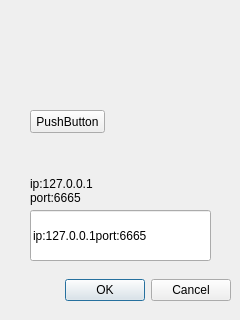
<?xml version="1.0" encoding="UTF-8"?>
<ui version="4.0">
 <class>Dialog</class>
 <widget class="QDialog" name="Dialog">
  <property name="geometry">
   <rect>
    <x>0</x>
    <y>0</y>
    <width>240</width>
    <height>320</height>
   </rect>
  </property>
  <property name="windowTitle">
   <string>Dialog</string>
  </property>
  <widget class="QDialogButtonBox" name="buttonBox">
   <property name="geometry">
    <rect>
     <x>10</x>
     <y>270</y>
     <width>221</width>
     <height>41</height>
    </rect>
   </property>
   <property name="orientation">
    <enum>Qt::Horizontal</enum>
   </property>
   <property name="standardButtons">
    <set>QDialogButtonBox::Cancel|QDialogButtonBox::Ok</set>
   </property>
  </widget>
  <widget class="QPushButton" name="pushButton">
   <property name="geometry">
    <rect>
     <x>30</x>
     <y>110</y>
     <width>75</width>
     <height>23</height>
    </rect>
   </property>
   <property name="text">
    <string>PushButton</string>
   </property>
  </widget>
  <widget class="QLabel" name="label">
   <property name="geometry">
    <rect>
     <x>30</x>
     <y>170</y>
     <width>141</width>
     <height>41</height>
    </rect>
   </property>
   <property name="text">
    <string>ip:127.0.0.1 
port:6665</string>
   </property>
  </widget>
  <widget class="QLineEdit" name="lineEdit">
   <property name="geometry">
    <rect>
     <x>30</x>
     <y>210</y>
     <width>181</width>
     <height>51</height>
    </rect>
   </property>
   <property name="text">
    <string>ip:127.0.0.1port:6665</string>
   </property>
  </widget>
 </widget>
 <resources/>
 <connections>
  <connection>
   <sender>buttonBox</sender>
   <signal>accepted()</signal>
   <receiver>Dialog</receiver>
   <slot>accept()</slot>
   <hints>
    <hint type="sourcelabel">
     <x>248</x>
     <y>254</y>
    </hint>
    <hint type="destinationlabel">
     <x>157</x>
     <y>274</y>
    </hint>
   </hints>
  </connection>
  <connection>
   <sender>buttonBox</sender>
   <signal>rejected()</signal>
   <receiver>Dialog</receiver>
   <slot>reject()</slot>
   <hints>
    <hint type="sourcelabel">
     <x>316</x>
     <y>260</y>
    </hint>
    <hint type="destinationlabel">
     <x>286</x>
     <y>274</y>
    </hint>
   </hints>
  </connection>
 </connections>
</ui>
